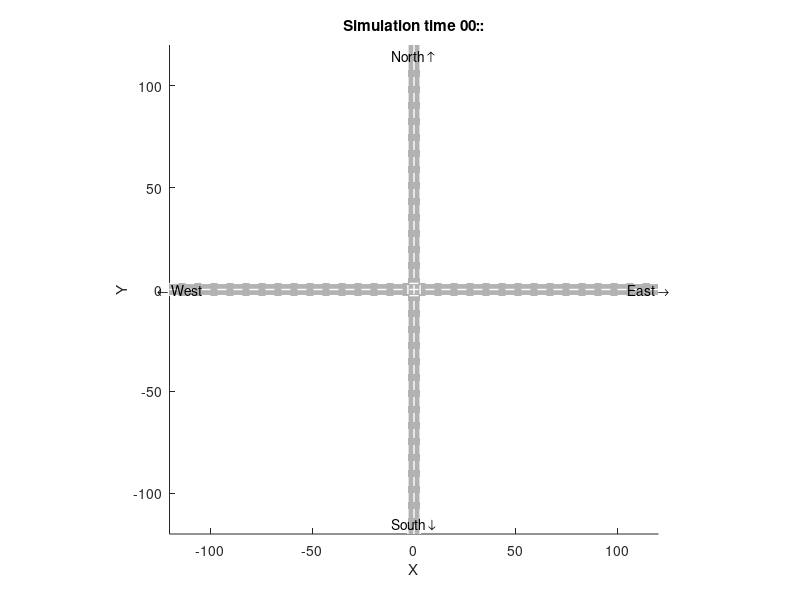

This figure's MATLAB source: (Note: this script raises an error after producing the figure.)
%% 4-Way Intersection Plot (Teleport Style - No Animation)
% Cars are drawn at their actual X,Y positions.

global CarN CarS CarE CarW TrafficLight
global dt KK

hold off;
clf; hold on;
axis equal;
axis([-120 120 -120 120]);
xlabel('X'); ylabel('Y');
title(sprintf('Simulation time 00:%d:%02d', floor(dt*(KK-1)/60), mod(floor(dt*(KK-1)), 60)));

% === Draw Roads ===
lane_w = 3;
road_w = 2 * lane_w;

fill([-road_w/2, -road_w/2, road_w/2, road_w/2], [-120, 120, 120, -120], [0.7 0.7 0.7], 'EdgeColor', 'none');
fill([-120, 120, 120, -120], [-road_w/2, -road_w/2, road_w/2, road_w/2], [0.7 0.7 0.7], 'EdgeColor', 'none');

for offset = [-lane_w, 0, lane_w]
    plot([-120 120], [offset offset], 'w--', 'LineWidth', 1);
    plot([offset offset], [-120 120], 'w--', 'LineWidth', 1);
end

text(0, 115, 'North ↑', 'HorizontalAlignment','center', 'FontSize', 10);
text(0, -115, 'South ↓', 'HorizontalAlignment','center', 'FontSize', 10);
text(-115, 0, '← West', 'HorizontalAlignment','center', 'FontSize', 10);
text(115, 0, 'East →', 'HorizontalAlignment','center', 'FontSize', 10);

% === Draw Traffic Lights ===
r = 1.8; offset_light = 7; lw = 3;
colorMap = struct('green', [0 1 0], 'yellow', [1 1 0], 'red', [1 0 0]);

NS_color = colorMap.(TrafficLight.NS);
rectangle('Position', [-offset_light-r, -offset_light-r, 2*r, 2*r], 'Curvature', [1 1], 'FaceColor', NS_color, 'EdgeColor', 'k', 'LineWidth', lw);
rectangle('Position', [offset_light-r, offset_light-r, 2*r, 2*r], 'Curvature', [1 1], 'FaceColor', NS_color, 'EdgeColor', 'k', 'LineWidth', lw);

EW_color = colorMap.(TrafficLight.EW);
rectangle('Position', [-offset_light-r, offset_light-r, 2*r, 2*r], 'Curvature', [1 1], 'FaceColor', EW_color, 'EdgeColor', 'k', 'LineWidth', lw);
rectangle('Position', [offset_light-r, -offset_light-r, 2*r, 2*r], 'Curvature', [1 1], 'FaceColor', EW_color, 'EdgeColor', 'k', 'LineWidth', lw);

% === Draw RSU ===
global RSUObjs
if exist('RSUObjs','var') && ~isempty(RSUObjs)
    for k = 1:numel(RSUObjs)
        rsu = RSUObjs(k);
        rsu_size = 4;
        rectangle('Position', [rsu.X-rsu_size/2, rsu.Y-rsu_size/2, rsu_size, rsu_size], ...
            'Curvature', 0.2, 'FaceColor', [0.2 0.2 0.2], 'EdgeColor', 'k', 'LineWidth', 1.5);
        mast_top_y = rsu.Y + rsu_size/2 + 3;
        plot([rsu.X rsu.X], [rsu.Y+rsu_size/2 mast_top_y], 'k', 'LineWidth', 1.5);
        theta = linspace(pi/3, 2*pi/3, 60);
        for rad = [3.5, 5, 6.5]
            xarc = rsu.X + rad * cos(theta);
            yarc = mast_top_y + (rad - 3) * sin(theta);
            plot(xarc, yarc, 'k', 'LineWidth', 1);
        end
        text(rsu.X, rsu.Y - rsu_size/2 - 2, sprintf('RSU %d', rsu.ID), ...
            'HorizontalAlignment', 'center', 'FontSize', 8, 'FontWeight', 'bold');
    end
end

% === Draw Cars at ACTUAL positions ===
dirColorMap = struct('N', [1 0 0], 'S', [0 1 0], 'E', [0 0 1], 'W', [1 1 0]);
turnLColor = [0.5 0.5 0.5];
turnRColor = [0.5 0 0.5];

allDirs = {'N', 'S', 'E', 'W'};
allCars = {CarN, CarS, CarE, CarW};
carW = 2; carL = 2;

for d = 1:4
    cars = allCars{d};
    dirKey = allDirs{d};
    defaultColor = dirColorMap.(dirKey);

    for j = 1:length(cars)
        car = cars(j);

        % Determine color
        if car.TurnLeft == 1
            clr = turnLColor;
        elseif car.TurnRight == 1
            clr = turnRColor;
        else
            clr = defaultColor;
        end

        % Draw at actual position based on direction
        if car.Dir == 'E' || car.Dir == 'W'
            rectangle('Position', [car.X - carL/2, car.Y - carW/2, carL, carW], ...
                'FaceColor', clr, 'EdgeColor', 'k');
        else
            rectangle('Position', [car.X - carW/2, car.Y - carL/2, carW, carL], ...
                'FaceColor', clr, 'EdgeColor', 'k');
        end
    end
end

% === Legend ===
hold on
hN = plot(nan, nan, 's', 'MarkerFaceColor', dirColorMap.N, 'MarkerEdgeColor', 'k', 'MarkerSize', 10, 'DisplayName', 'North');
hS = plot(nan, nan, 's', 'MarkerFaceColor', dirColorMap.S, 'MarkerEdgeColor', 'k', 'MarkerSize', 10, 'DisplayName', 'South');
hE = plot(nan, nan, 's', 'MarkerFaceColor', dirColorMap.E, 'MarkerEdgeColor', 'k', 'MarkerSize', 10, 'DisplayName', 'East');
hW = plot(nan, nan, 's', 'MarkerFaceColor', dirColorMap.W, 'MarkerEdgeColor', 'k', 'MarkerSize', 10, 'DisplayName', 'West');
hL = plot(nan, nan, 's', 'MarkerFaceColor', turnLColor, 'MarkerEdgeColor', 'k', 'MarkerSize', 10, 'DisplayName', 'Left turn');
hR = plot(nan, nan, 's', 'MarkerFaceColor', turnRColor, 'MarkerEdgeColor', 'k', 'MarkerSize', 10, 'DisplayName', 'Right turn');

leg = legend([hN, hS, hE, hW, hL, hR], 'Location', 'northeastoutside');
set(leg, 'AutoUpdate', 'off');

grid on;
M(fm) = getframe(hFig);
fm = fm + 1;
